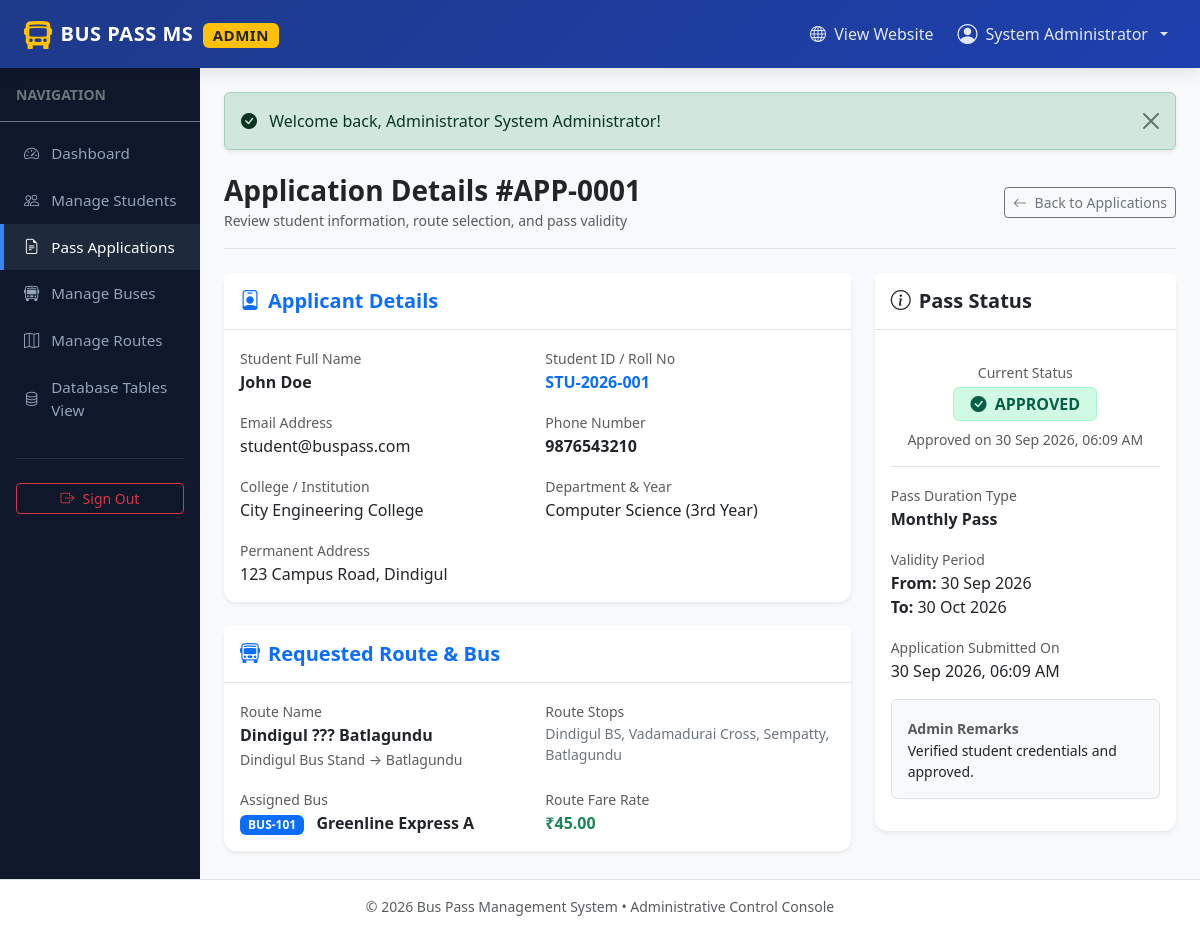
Page /admin/view_application.php?id=1 (signed in) on the committed database.
### tables this page shows
CREATE TABLE `bus_pass_applications` (
  `id` int(11) NOT NULL AUTO_INCREMENT,
  `student_id` int(11) NOT NULL,
  `route_id` int(11) NOT NULL,
  `bus_id` int(11) NOT NULL,
  `pass_type` enum('Daily','Monthly','Quarterly','Semester') NOT NULL,
  `start_date` date NOT NULL,
  `end_date` date NOT NULL,
  `application_date` timestamp NOT NULL DEFAULT current_timestamp(),
  `status` enum('Pending','Approved','Rejected') NOT NULL DEFAULT 'Pending',
  `remarks` text DEFAULT NULL,
  `approved_at` timestamp NULL DEFAULT NULL,
  PRIMARY KEY (`id`),
  KEY `student_id` (`student_id`),
  KEY `route_id` (`route_id`),
  KEY `bus_id` (`bus_id`),
  CONSTRAINT `bus_pass_applications_ibfk_1` FOREIGN KEY (`student_id`) REFERENCES `students` (`id`) ON DELETE CASCADE,
  CONSTRAINT `bus_pass_applications_ibfk_2` FOREIGN KEY (`route_id`) REFERENCES `routes` (`id`),
  CONSTRAINT `bus_pass_applications_ibfk_3` FOREIGN KEY (`bus_id`) REFERENCES `buses` (`id`)
);

CREATE TABLE `users` (
  `id` int(11) NOT NULL AUTO_INCREMENT,
  `name` varchar(100) NOT NULL,
  `email` varchar(100) NOT NULL,
  `password` varchar(255) NOT NULL,
  `role` enum('student','admin') NOT NULL DEFAULT 'student',
  `created_at` timestamp NOT NULL DEFAULT current_timestamp(),
  PRIMARY KEY (`id`),
  UNIQUE KEY `email` (`email`)
);

CREATE TABLE `students` (
  `id` int(11) NOT NULL AUTO_INCREMENT,
  `user_id` int(11) NOT NULL,
  `student_id` varchar(50) NOT NULL,
  `phone` varchar(20) NOT NULL,
  `college` varchar(150) NOT NULL,
  `department` varchar(100) NOT NULL,
  `year` varchar(20) NOT NULL,
  `address` text NOT NULL,
  `created_at` timestamp NOT NULL DEFAULT current_timestamp(),
  PRIMARY KEY (`id`),
  UNIQUE KEY `student_id` (`student_id`),
  KEY `user_id` (`user_id`),
  CONSTRAINT `students_ibfk_1` FOREIGN KEY (`user_id`) REFERENCES `users` (`id`) ON DELETE CASCADE
);

CREATE TABLE `routes` (
  `id` int(11) NOT NULL AUTO_INCREMENT,
  `route_name` varchar(150) NOT NULL,
  `start_point` varchar(100) NOT NULL,
  `end_point` varchar(100) NOT NULL,
  `stops` text NOT NULL,
  `fare` decimal(10,2) NOT NULL DEFAULT 0.00,
  `created_at` timestamp NOT NULL DEFAULT current_timestamp(),
  PRIMARY KEY (`id`)
);

CREATE TABLE `buses` (
  `id` int(11) NOT NULL AUTO_INCREMENT,
  `bus_number` varchar(50) NOT NULL,
  `bus_name` varchar(100) NOT NULL,
  `capacity` int(11) NOT NULL,
  `status` enum('Active','Inactive') NOT NULL DEFAULT 'Active',
  `created_at` timestamp NOT NULL DEFAULT current_timestamp(),
  PRIMARY KEY (`id`),
  UNIQUE KEY `bus_number` (`bus_number`)
);

### admin/view_application.php (the view, shortened to what this page needs)
<?php
include_once __DIR__ . '/../config/db.php';
$app_id = isset($_GET['id']) ? (int)$_GET['id'] : 0;
$sql = "SELECT a.*, r.route_name, r.start_point, r.end_point, r.stops, r.fare,
               b.bus_number, b.bus_name, b.capacity AS bus_capacity,
               u.name AS student_name, u.email AS student_email,
               s.id AS student_table_id, s.student_id AS reg_no, s.phone, s.college, s.department, s.year, s.address
        FROM bus_pass_applications a
        JOIN students s ON a.student_id = s.id
        JOIN users u ON s.user_id = u.id
        JOIN routes r ON a.route_id = r.id
        JOIN buses b ON a.bus_id = b.id
        WHERE a.id = ? LIMIT 1";
$stmt = mysqli_prepare($conn, $sql);
mysqli_stmt_bind_param($stmt, "i", $app_id);
mysqli_stmt_execute($stmt);
$result = mysqli_stmt_get_result($stmt);
$app = mysqli_fetch_assoc($result);
include_once __DIR__ . '/includes/header.php';
?>
<div class="d-flex justify-content-between flex-wrap flex-md-nowrap align-items-center pt-2 pb-3 mb-4 border-bottom">
    <div>
        <h1 class="h3 fw-bold text-dark mb-0">Application Details #APP-<?php echo str_pad($app['id'], 4, '0', STR_PAD_LEFT); ?></h1>
        <small class="text-muted">Review student information, route selection, and pass validity</small>
    </div>
    <div>
        <a href="applications.php" class="btn btn-outline-secondary btn-sm">
            <i class="bi bi-arrow-left me-1"></i> Back to Applications
        </a>
    </div>
</div>
<div class="row g-4">
    <div class="col-lg-8">
        <div class="card card-custom border-0 shadow-sm mb-4">
            <div class="card-header bg-white border-bottom py-3">
                <h5 class="fw-bold mb-0 text-primary">
                    <i class="bi bi-person-badge me-2"></i>Applicant Details
                </h5>
            </div>
            <div class="card-body">
                <div class="row g-3">
                    <div class="col-md-6">
                        <label class="text-muted small">Student Full Name</label>
                        <div class="fw-bold fs-6"><?php echo htmlspecialchars($app['student_name']); ?></div>
                    </div>
                    <div class="col-md-6">
                        <label class="text-muted small">Student ID / Roll No</label>
                        <div class="fw-bold text-primary"><?php echo htmlspecialchars($app['reg_no']); ?></div>
                    </div>
                    <div class="col-md-6">
                        <label class="text-muted small">Email Address</label>
                        <div><?php echo htmlspecialchars($app['student_email']); ?></div>
                    </div>
                    <div class="col-md-6">
                        <label class="text-muted small">Phone Number</label>
                        <div class="fw-bold"><?php echo htmlspecialchars($app['phone']); ?></div>
                    </div>
                    <div class="col-md-6">
                        <label class="text-muted small">College / Institution</label>
                        <div><?php echo htmlspecialchars($app['college']); ?></div>
                    </div>
                    <div class="col-md-6">
                        <label class="text-muted small">Department & Year</label>
                        <div><?php echo htmlspecialchars($app['department']); ?> (<?php echo htmlspecialchars($app['year']); ?>)</div>
                    </div>
                    <div class="col-12">
                        <label class="text-muted small">Permanent Address</label>
                        <div><?php echo nl2br(htmlspecialchars($app['address'])); ?></div>
                    </div>
                </div>
            </div>
        </div>
        <div class="card card-custom border-0 shadow-sm">
            <div class="card-header bg-white border-bottom py-3">
                <h5 class="fw-bold mb-0 text-primary">
                    <i class="bi bi-bus-front me-2"></i>Requested Route & Bus
                </h5>
            </div>
            <div class="card-body">
                <div class="row g-3">
                    <div class="col-md-6">
                        <label class="text-muted small">Route Name</label>
                        <div class="fw-bold text-dark fs-6"><?php echo htmlspecialchars($app['route_name']); ?></div>
                        <small class="text-muted"><?php echo htmlspecialchars($app['start_point']); ?> &rarr; <?php echo htmlspecialchars($app['end_point']); ?></small>
                    </div>
                    <div class="col-md-6">
                        <label class="text-muted small">Route Stops</label>
                        <div class="small text-secondary"><?php echo htmlspecialchars($app['stops']); ?></div>
                    </div>
                    <div class="col-md-6">
                        <label class="text-muted small">Assigned Bus</label>
                        <div class="fw-bold">
                            <span class="badge bg-primary px-2 py-1"><?php echo htmlspecialchars($app['bus_number']); ?></span>
                            <span class="ms-2"><?php echo htmlspecialchars($app['bus_name']); ?></span>
                        </div>
                    </div>
                    <div class="col-md-6">
                        <label class="text-muted small">Route Fare Rate</label>
                        <div class="fw-bold text-success">₹<?php echo number_format($app['fare'], 2); ?></div>
                    </div>
                </div>
            </div>
        </div>
    </div>
    <div class="col-lg-4">
        <div class="card card-custom border-0 shadow-sm mb-4">
            <div class="card-header bg-white border-bottom py-3">
                <h5 class="fw-bold mb-0 text-dark">
                    <i class="bi bi-info-circle me-2"></i>Pass Status
                </h5>
            </div>
            <div class="card-body">
                <div class="text-center py-3 mb-3 border-bottom">
                    <label class="text-muted small d-block mb-1">Current Status</label>
                    <?php if ($app['status'] === 'Approved'): ?>
                        <span class="badge badge-approved fs-6 px-3 py-2">
                            <i class="bi bi-check-circle-fill me-1"></i> APPROVED
                        </span>
                        <div class="small text-muted mt-2">
                            Approved on <?php echo date('d M Y, h:i A', strtotime($app['approved_at'])); ?>
                        </div>
                    <?php elseif ($app['status'] === 'Rejected'): ?>
                        <span class="badge badge-rejected fs-6 px-3 py-2">
                            <i class="bi bi-x-circle-fill me-1"></i> REJECTED
                        </span>
                    <?php else: ?>
                        <span class="badge badge-pending fs-6 px-3 py-2">
                            <i class="bi bi-hourglass-split me-1"></i> PENDING REVIEW
                        </span>
                    <?php endif; ?>
                </div>
                <div class="mb-3">
                    <label class="text-muted small">Pass Duration Type</label>
                    <div class="fw-bold"><?php echo htmlspecialchars($app['pass_type']); ?> Pass</div>
                </div>
                <div class="mb-3">
                    <label class="text-muted small">Validity Period</label>
                    <div><strong>From:</strong> <?php echo date('d M Y', strtotime($app['start_date'])); ?></div>
                    <div><strong>To:</strong> <?php echo date('d M Y', strtotime($app['end_date'])); ?></div>
                </div>
                <div class="mb-3">
                    <label class="text-muted small">Application Submitted On</label>
                    <div><?php echo date('d M Y, h:i A', strtotime($app['application_date'])); ?></div>
                </div>
                <?php if (!empty($app['remarks'])): ?>
                    <div class="p-3 bg-light rounded border mb-3">
                        <label class="text-muted small fw-bold">Admin Remarks</label>
                        <p class="mb-0 text-dark small"><?php echo nl2br(htmlspecialchars($app['remarks'])); ?></p>
                    </div>
                <?php endif; ?>
            </div>
        </div>
    </div>
</div>
<?php include_once __DIR__ . '/includes/footer.php'; ?>

### css/style.css (style rules this page uses)
:root { --primary-color: #1e40af; --primary-hover: #1d4ed8; --secondary-color: #0f766e; --accent-color: #f59e0b; --dark-bg: #0f172a; --light-bg: #f8fafc; --card-shadow: 0 10px 25px -5px rgba(0, 0, 0, 0.06), 0 8px 10px -6px rgba(0, 0, 0, 0.04); --card-shadow-hover: 0 20px 25px -5px rgba(0, 0, 0, 0.1), 0 10px 10px -5px rgba(0, 0, 0, 0.04); }
body { font-family: 'Segoe UI', system-ui, -apple-system, BlinkMacSystemFont, Roboto, sans-serif; background-color: var(--light-bg); color: #334155; min-height: 100vh; display: flex; flex-direction: column; }
.card-custom { background: #ffffff; border: 1px solid #e2e8f0; border-radius: 12px; box-shadow: var(--card-shadow); transition: transform 0.2s ease, box-shadow 0.2s ease; }
.badge-approved { background-color: #d1fae5; color: #065f46; border: 1px solid #a7f3d0; font-weight: 600; padding: 0.4em 0.8em; }

### rows in the picture
bus_pass_applications: id "0001", users.name "John Doe", student.student_id "STU-2026-001", users.email "student@buspass.com", student.phone "9876543210", student.college "City Engineering College", student.department "Computer Science", student.year "3rd Year", student.address "123 Campus Road, Dindigul", route.route_name "Dindigul ??? Batlagundu", route.start_point "Dindigul Bus Stand", route.end_point "Batlagundu", route.stops "Dindigul BS, Vadamadurai Cross, Sempatty, Batlagundu", bus.bus_number "BUS-101", bus.bus_name "Greenline Express A", route.fare "45.00", approved_at "30 Sep 2026, 06:09 AM", pass_type "Monthly", start_date "30 Sep 2026", end_date "30 Oct 2026", application_date "30 Sep 2026, 06:09 AM", remarks "Verified student credentials and approved."

### other values in the picture
$_SESSION['user_name'] "System Administrator"
$_SESSION['flash_success'] "Welcome back, Administrator System Administrator!"
